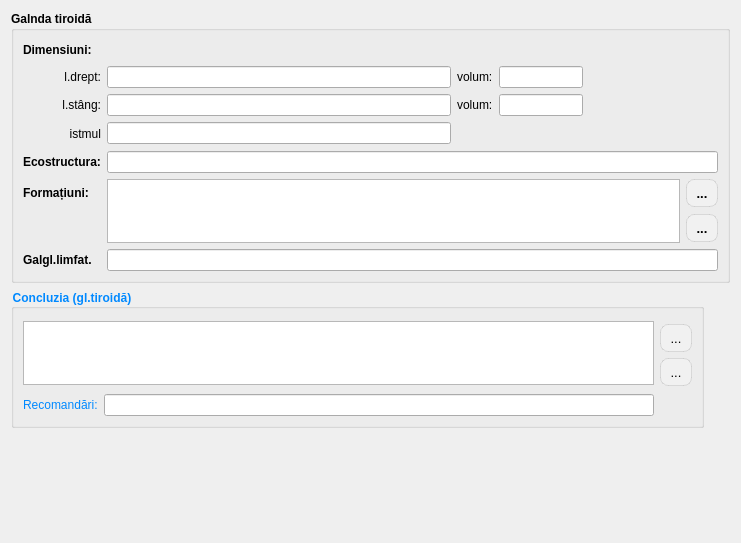
             <widget class="QWidget" name="scrollAreaWidgetContents_thyroid">
              <property name="geometry">
               <rect>
                <x>0</x>
                <y>0</y>
                <width>741</width>
                <height>543</height>
               </rect>
              </property>
              <layout class="QGridLayout" name="gridLayout_35">
               <item row="0" column="0" colspan="2">
                <widget class="QGroupBox" name="groupBox_14">
                 <property name="sizePolicy">
                  <sizepolicy hsizetype="Preferred" vsizetype="Fixed">
                   <horstretch>0</horstretch>
                   <verstretch>0</verstretch>
                  </sizepolicy>
                 </property>
                 <property name="font">
                  <font>
                   <family>Segoe UI</family>
                   <bold>true</bold>
                  </font>
                 </property>
                 <property name="title">
                  <string>Galnda tiroidă</string>
                 </property>
                 <layout class="QGridLayout" name="gridLayout_34">
                  <item row="0" column="0">
                   <widget class="QLabel" name="label_77">
                    <property name="text">
                     <string>Dimensiuni:</string>
                    </property>
                   </widget>
                  </item>
                  <item row="0" column="1" colspan="5">
                   <spacer name="horizontalSpacer_17">
                    <property name="orientation">
                     <enum>Qt::Horizontal</enum>
                    </property>
                    <property name="sizeHint" stdset="0">
                     <size>
                      <width>708</width>
                      <height>20</height>
                     </size>
                    </property>
                   </spacer>
                  </item>
                  <item row="1" column="0">
                   <widget class="QLabel" name="label_78">
                    <property name="font">
                     <font>
                      <family>Segoe UI</family>
                      <bold>false</bold>
                     </font>
                    </property>
                    <property name="text">
                     <string>l.drept:</string>
                    </property>
                    <property name="alignment">
                     <set>Qt::AlignRight|Qt::AlignTrailing|Qt::AlignVCenter</set>
                    </property>
                   </widget>
                  </item>
                  <item row="1" column="1">
                   <widget class="QLineEdit" name="thyroid_right_dimens">
                    <property name="font">
                     <font>
                      <family>Segoe UI</family>
                      <bold>false</bold>
                     </font>
                    </property>
                   </widget>
                  </item>
                  <item row="1" column="2">
                   <widget class="QLabel" name="label_80">
                    <property name="font">
                     <font>
                      <family>Segoe UI</family>
                      <bold>false</bold>
                     </font>
                    </property>
                    <property name="text">
                     <string>volum:</string>
                    </property>
                   </widget>
                  </item>
                  <item row="1" column="3">
                   <widget class="QLineEdit" name="thyroid_right_volum">
                    <property name="sizePolicy">
                     <sizepolicy hsizetype="Preferred" vsizetype="Fixed">
                      <horstretch>0</horstretch>
                      <verstretch>0</verstretch>
                     </sizepolicy>
                    </property>
                    <property name="minimumSize">
                     <size>
                      <width>84</width>
                      <height>0</height>
                     </size>
                    </property>
                    <property name="maximumSize">
                     <size>
                      <width>84</width>
                      <height>16777215</height>
                     </size>
                    </property>
                    <property name="font">
                     <font>
                      <family>Segoe UI</family>
                      <bold>false</bold>
                     </font>
                    </property>
                   </widget>
                  </item>
                  <item row="1" column="4" colspan="2">
                   <spacer name="horizontalSpacer_15">
                    <property name="orientation">
                     <enum>Qt::Horizontal</enum>
                    </property>
                    <property name="sizeType">
                     <enum>QSizePolicy::Preferred</enum>
                    </property>
                    <property name="sizeHint" stdset="0">
                     <size>
                      <width>317</width>
                      <height>20</height>
                     </size>
                    </property>
                   </spacer>
                  </item>
                  <item row="2" column="0">
                   <widget class="QLabel" name="label_79">
                    <property name="font">
                     <font>
                      <family>Segoe UI</family>
                      <bold>false</bold>
                     </font>
                    </property>
                    <property name="text">
                     <string>l.stâng:</string>
                    </property>
                    <property name="alignment">
                     <set>Qt::AlignRight|Qt::AlignTrailing|Qt::AlignVCenter</set>
                    </property>
                   </widget>
                  </item>
                  <item row="2" column="1">
                   <widget class="QLineEdit" name="thyroid_left_dimens">
                    <property name="font">
                     <font>
                      <family>Segoe UI</family>
                      <bold>false</bold>
                     </font>
                    </property>
                   </widget>
                  </item>
                  <item row="2" column="2">
                   <widget class="QLabel" name="label_81">
                    <property name="font">
                     <font>
                      <family>Segoe UI</family>
                      <bold>false</bold>
                     </font>
                    </property>
                    <property name="text">
                     <string>volum:</string>
                    </property>
                   </widget>
                  </item>
                  <item row="2" column="3">
                   <widget class="QLineEdit" name="thyroid_left_volum">
                    <property name="sizePolicy">
                     <sizepolicy hsizetype="Preferred" vsizetype="Fixed">
                      <horstretch>0</horstretch>
                      <verstretch>0</verstretch>
                     </sizepolicy>
                    </property>
                    <property name="minimumSize">
                     <size>
                      <width>84</width>
                      <height>0</height>
                     </size>
                    </property>
                    <property name="maximumSize">
                     <size>
                      <width>84</width>
                      <height>16777215</height>
                     </size>
                    </property>
                    <property name="font">
                     <font>
                      <family>Segoe UI</family>
                      <bold>false</bold>
                     </font>
                    </property>
                   </widget>
                  </item>
                  <item row="3" column="0">
                   <widget class="QLabel" name="label_82">
                    <property name="font">
                     <font>
                      <family>Segoe UI</family>
                      <bold>false</bold>
                     </font>
                    </property>
                    <property name="text">
                     <string>istmul</string>
                    </property>
                    <property name="alignment">
                     <set>Qt::AlignRight|Qt::AlignTrailing|Qt::AlignVCenter</set>
                    </property>
                   </widget>
                  </item>
                  <item row="3" column="1">
                   <widget class="QLineEdit" name="thyroid_istm">
                    <property name="font">
                     <font>
                      <family>Segoe UI</family>
                      <bold>false</bold>
                     </font>
                    </property>
                   </widget>
                  </item>
                  <item row="3" column="2" colspan="4">
                   <spacer name="horizontalSpacer_16">
                    <property name="orientation">
                     <enum>Qt::Horizontal</enum>
                    </property>
                    <property name="sizeHint" stdset="0">
                     <size>
                      <width>429</width>
                      <height>23</height>
                     </size>
                    </property>
                   </spacer>
                  </item>
                  <item row="4" column="0">
                   <widget class="QLabel" name="label_83">
                    <property name="text">
                     <string>Ecostructura:</string>
                    </property>
                   </widget>
                  </item>
                  <item row="4" column="1" colspan="5">
                   <widget class="QLineEdit" name="thyroid_ecostructure">
                    <property name="font">
                     <font>
                      <family>Segoe UI</family>
                      <bold>false</bold>
                     </font>
                    </property>
                   </widget>
                  </item>
                  <item row="5" column="0">
                   <widget class="QLabel" name="label_84">
                    <property name="text">
                     <string>Formațiuni:</string>
                    </property>
                   </widget>
                  </item>
                  <item row="5" column="1" rowspan="2" colspan="4">
                   <widget class="QPlainTextEdit" name="thyroid_formations">
                    <property name="sizePolicy">
                     <sizepolicy hsizetype="Expanding" vsizetype="Maximum">
                      <horstretch>0</horstretch>
                      <verstretch>0</verstretch>
                     </sizepolicy>
                    </property>
                    <property name="maximumSize">
                     <size>
                      <width>16777215</width>
                      <height>64</height>
                     </size>
                    </property>
                    <property name="font">
                     <font>
                      <family>Segoe UI</family>
                      <bold>false</bold>
                     </font>
                    </property>
                   </widget>
                  </item>
                  <item row="5" column="5">
                   <widget class="QToolButton" name="btnSelectTempletsThyroid">
                    <property name="styleSheet">
                     <string notr="true">QToolButton
{
    border: 1px solid rgba(0, 0, 0, 0.1);
    border-radius: 8px;
    background-color: #f1f1f1;
    color: #000000;
    font-size: 13px;
    padding: 4px 4px;
}
QToolButton:hover
{
    background-color: #e0e0e0;
}
QToolButton:pressed
{
    background-color: #d0d0d0;
}</string>
                    </property>
                    <property name="text">
                     <string>...</string>
                    </property>
                    <property name="icon">
                     <iconset resource="../resource.qrc">
                      <normaloff>:/img/select.png</normaloff>:/img/select.png</iconset>
                    </property>
                   </widget>
                  </item>
                  <item row="6" column="5">
                   <widget class="QToolButton" name="btnAddTempletsThyroid">
                    <property name="styleSheet">
                     <string notr="true">QToolButton
{
    border: 1px solid rgba(0, 0, 0, 0.1);
    border-radius: 8px;
    background-color: #f1f1f1;
    color: #000000;
    font-size: 13px;
    padding: 4px 4px;
}
QToolButton:hover
{
    background-color: #e0e0e0;
}
QToolButton:pressed
{
    background-color: #d0d0d0;
}</string>
                    </property>
                    <property name="text">
                     <string>...</string>
                    </property>
                    <property name="icon">
                     <iconset resource="../resource.qrc">
                      <normaloff>:/img/add_x32.png</normaloff>:/img/add_x32.png</iconset>
                    </property>
                   </widget>
                  </item>
                  <item row="7" column="0">
                   <widget class="QLabel" name="label_85">
                    <property name="text">
                     <string>Galgl.limfat.</string>
                    </property>
                   </widget>
                  </item>
                  <item row="7" column="1" colspan="5">
                   <widget class="QLineEdit" name="thyroid_ganglions">
                    <property name="font">
                     <font>
                      <family>Segoe UI</family>
                      <bold>false</bold>
                     </font>
                    </property>
                   </widget>
                  </item>
                 </layout>
                </widget>
               </item>
               <item row="1" column="0">
                <widget class="QGroupBox" name="groupBox_20">
                 <property name="sizePolicy">
                  <sizepolicy hsizetype="Preferred" vsizetype="Fixed">
                   <horstretch>0</horstretch>
                   <verstretch>0</verstretch>
                  </sizepolicy>
                 </property>
                 <property name="font">
                  <font>
                   <family>Cantarell</family>
                   <bold>true</bold>
                  </font>
                 </property>
                 <property name="styleSheet">
                  <string notr="true">color: rgb(0, 137, 255);</string>
                 </property>
                 <property name="title">
                  <string>Concluzia (gl.tiroidă)</string>
                 </property>
                 <layout class="QGridLayout" name="gridLayout_32">
                  <item row="1" column="2">
                   <widget class="QToolButton" name="btn_template_thyroid">
                    <property name="styleSheet">
                     <string notr="true">QToolButton
{
    border: 1px solid rgba(0, 0, 0, 0.1);
    border-radius: 8px;
    background-color: #f1f1f1;
    color: #000000;
    font-size: 13px;
    padding: 4px 4px;
}
QToolButton:hover
{
    background-color: #e0e0e0;
}
QToolButton:pressed
{
    background-color: #d0d0d0;
}</string>
                    </property>
                    <property name="text">
                     <string>...</string>
                    </property>
                    <property name="icon">
                     <iconset resource="../resource.qrc">
                      <normaloff>:/img/select.png</normaloff>:/img/select.png</iconset>
                    </property>
                   </widget>
                  </item>
                  <item row="0" column="0" rowspan="4" colspan="2">
                   <widget class="QPlainTextEdit" name="thyroid_concluzion">
                    <property name="maximumSize">
                     <size>
                      <width>16777215</width>
                      <height>64</height>
                     </size>
                    </property>
                    <property name="font">
                     <font>
                      <bold>false</bold>
                     </font>
                    </property>
                   </widget>
                  </item>
                  <item row="3" column="2" rowspan="2">
                   <spacer name="verticalSpacer_11">
                    <property name="orientation">
                     <enum>Qt::Vertical</enum>
                    </property>
                    <property name="sizeHint" stdset="0">
                     <size>
                      <width>20</width>
                      <height>30</height>
                     </size>
                    </property>
                   </spacer>
                  </item>
                  <item row="4" column="1">
                   <widget class="LineEditCustom" name="thyroid_recommendation"/>
                  </item>
                  <item row="4" column="0">
                   <widget class="QLabel" name="label_101">
                    <property name="text">
                     <string>Recomandări:</string>
                    </property>
                   </widget>
                  </item>
                  <item row="2" column="2">
                   <widget class="QToolButton" name="btn_add_template_thyroid">
                    <property name="styleSheet">
                     <string notr="true">QToolButton
{
    border: 1px solid rgba(0, 0, 0, 0.1);
    border-radius: 8px;
    background-color: #f1f1f1;
    color: #000000;
    font-size: 13px;
    padding: 4px 4px;
}
QToolButton:hover
{
    background-color: #e0e0e0;
}
QToolButton:pressed
{
    background-color: #d0d0d0;
}</string>
                    </property>
                    <property name="text">
                     <string>...</string>
                    </property>
                    <property name="icon">
                     <iconset resource="../resource.qrc">
                      <normaloff>:/img/add_x32.png</normaloff>:/img/add_x32.png</iconset>
                    </property>
                   </widget>
                  </item>
                 </layout>
                </widget>
               </item>
               <item row="2" column="1">
                <spacer name="verticalSpacer_5">
                 <property name="orientation">
                  <enum>Qt::Vertical</enum>
                 </property>
                 <property name="sizeHint" stdset="0">
                  <size>
                   <width>20</width>
                   <height>40</height>
                  </size>
                 </property>
                </spacer>
               </item>
              </layout>
             </widget>
